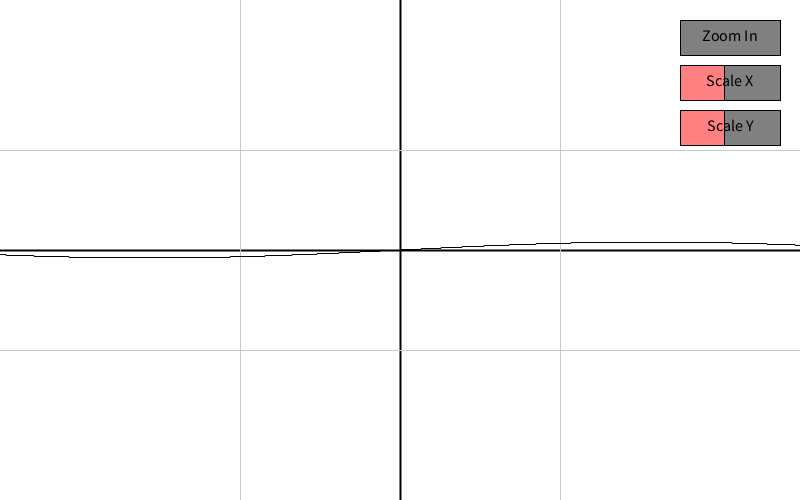
Frame 1 (no input)
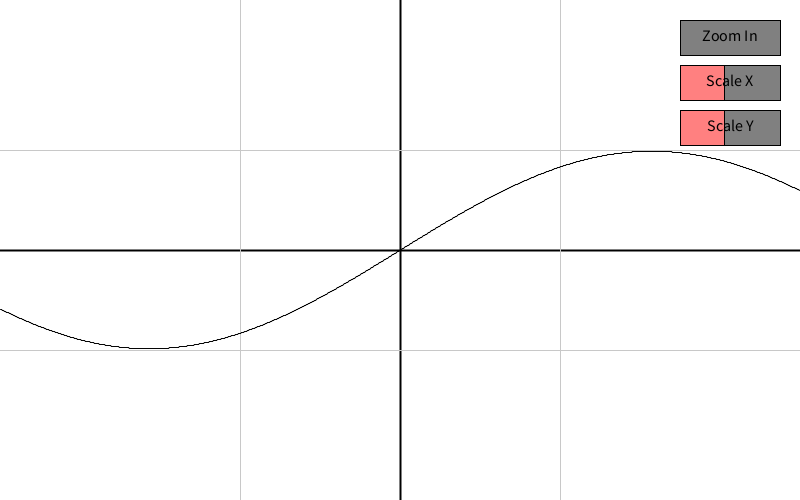
Frame 60 (the mouse pressed at the canvas centre just before this capture)
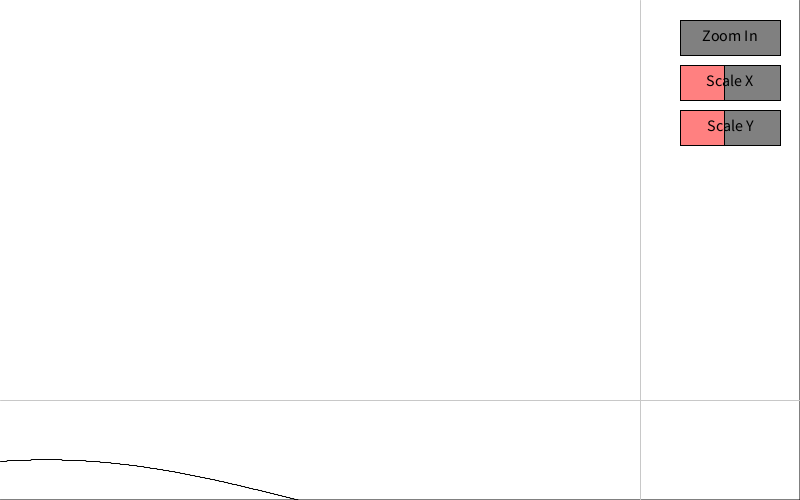
Frame 120 (the mouse held since frame 60 and released just before this capture)

The Processing sketch that drew these frames (run headless with seeded random() and noise(); from frame 60 on, the mouse is pressed at the canvas centre):

// Processing sketch: Oscilloscope
// ── Oscilloscope.pde

float func(float x) { 
  return sin(x) * sin(time());
}
float time() {
  return millis()/1000.0;
}


PVector[] values;
PVector zoom = new PVector(5, 5);
PVector offset = new PVector();
boolean isDragging = false;

ArrayList<Button> buttons = new ArrayList<Button>();

void setup() {
  size(800, 500);
  offset.x = width/2;
  offset.y = height/2;
  values = new PVector[width];
  setupButtons();
}
void setupButtons() {
  float x = width - 120;
  buttons.add(
    new Button(x, 20, "Zoom In") {
    @Override public void onClick() {
      offset.x = 0;
      offset.y = height;
      zoom.x = zoom.y = 1;
    }
  }
  );
  buttons.add(
    new ButtonSlider(x, 65, "Scale X", 1, 10) {
    @Override public float getVal() { 
      return zoom.x;
    }
    @Override public void setVal(float v) { 
      zoom.x = v;
    }
  }
  );
  buttons.add(
    new ButtonSlider(x, 110, "Scale Y", 1, 10) {
    @Override public float getVal() { 
      return zoom.y;
    }
    @Override public void setVal(float v) { 
      zoom.y = v;
    }
  }
  );
}
void draw() {
  // update:
  dragGraph();
  updateButtons();
  calculateGraphValues();
  //smoothingFilter();

  /// draw:
  drawGraph();
  for (Button b : buttons) b.draw();
}
void dragGraph() {
  if (isDragging) {
    offset.x += mouseX - pmouseX;
    offset.y += mouseY - pmouseY;
  }
}
void updateButtons() {
  if (!isDragging) {
    // if NOT dragging, check if the mouse is hovering over any buttons:
    boolean isOverButton = false;
    for (int i = buttons.size() - 1; i >= 0; i--) {
      Button b = buttons.get(i);
      b.update();
      b.hover = false;
      if (!isOverButton && b.isMouseOver()) {
        isOverButton = true;
        b.hover = true;
      }
    }
  }
}
void calculateGraphValues() {
  PVector scale = getDrawScale();
  for (int i = 0; i < values.length; i++) {

    float x = (i - offset.x) / scale.x;
    float y = func(x);

    //if(i > 0) y = (y + values[i-1].y * 19)/20; // real-time smoothing filter

    values[i] = new PVector(x, y);
  }
}
void smoothingFilter() {

  int smoothAmount = 10;
  float[] smoothedValues = new float[values.length];
  for (int i = 0; i < values.length; i++) {

    float val = values[i].y * 10;
    for (int j = 1; j <= smoothAmount; j++) { 
      if (i - j >= 0) val += values[i - j].y;
      if (i + j < values.length) val += values[i + j].y;
    }
    smoothedValues[i] = val/(smoothAmount * 2 + 10);
  }

  for (int i = 0; i < values.length; i++) {
    values[i].y = smoothedValues[i];
  }
}
void drawGraph() {
  PVector scale = getDrawScale();

  pushMatrix();
  translate(offset.x, offset.y);
  scale(1, -1);
  background(255);

  // DRAW AXES:
  stroke(0);
  strokeWeight(2);
  line(-width, 0, width, 0);
  line(0, -height, 0, height);
  strokeWeight(1);

  // DRAW GRID:
  stroke(200);
  line(-width, 1 * scale.y, width, 1 * scale.y);
  line(-width, -1 * scale.y, width, -1 * scale.y);
  line(1 * scale.x, -height, 1 * scale.x, height);
  line(-1 * scale.x, -height, -1 * scale.x, height);

  // DRAW DATA:
  stroke(0);
  for (int i = 1; i < values.length; i++) {

    PVector a = values[i-1];
    PVector b = values[i];

    line(
      a.x * scale.x, 
      a.y * scale.y, 
      b.x * scale.x, 
      b.y * scale.y);
  }
  popMatrix();
}
PVector getDrawScale() {
  return new PVector(width/zoom.x, height/zoom.y);
}
void mousePressed() {
  isDragging = true;
  for (int i = buttons.size() - 1; i >= 0; i--) {
    Button b = buttons.get(i);
    if (b.isMouseOver()) {
      b.onClick();
      isDragging = false;
      break;
    }
  }
}
void mouseReleased() {
  isDragging = false;
  for (Button b : buttons) b.onRelease();
}

// ── Button.pde
class Button {
  
  PVector position = new PVector(0, 0);
  PVector size = new PVector(100, 35);
  boolean hover = false;
  String caption = "";
  
  Button(float x, float y, String caption){
    this.caption = caption;
    this.position = new PVector(x, y);
  }
  void draw(){
    drawBG(hover);
    drawText();
  }
  void drawBG(boolean hover){
    stroke(0);
    fill(hover ? 200 : 128);
    rect(position.x, position.y, size.x, size.y);    
  }
  void drawText(){
    fill(0);
    textSize(16);
    textAlign(CENTER, CENTER);
    text(caption, position.x + size.x/2, position.y + size.y/2 - 2);
  }
  boolean isMouseOver(){
    if(mouseX < position.x) return false;
    if(mouseY < position.y) return false;
    if(mouseX > position.x + size.x) return false;
    if(mouseY > position.y + size.y) return false;
    return true;
  }
  void update(){}
  void onClick(){}
  void onRelease(){}
}

// ── ButtonSlider.pde
class ButtonSlider extends Button {
  float min = 0;
  float max = 1;
  boolean dragSlider = false;
  
  ButtonSlider(float x, float y, String caption, float min, float max) {
    super(x, y, caption);
    this.min = min;
    this.max = max;
  }
  @Override public void onClick(){
     dragSlider = true;
  }
  @Override public void onRelease(){
     dragSlider = false;
  }
  @Override public void update(){
     if(dragSlider){
        float valuePerPixel = (max - min)/size.x;
        float deltaMouseX = mouseX - pmouseX;
        float newValue = getVal() + deltaMouseX * valuePerPixel;
        newValue = constrain(newValue, min, max);
        setVal(newValue);        
     }
  }
  @Override public void draw(){
    drawBG(hover || dragSlider);
    drawSlide();
    drawText();
  }
  void drawSlide(){
    float p = (getVal() - min) / (max - min);
    p = constrain(p, 0, 1);
    stroke(0);
    fill(255, 128, 128);
    rect(position.x, position.y, size.x * p, size.y);    
  }
  float getVal(){ return 0; }
  void setVal(float v){ }
}
